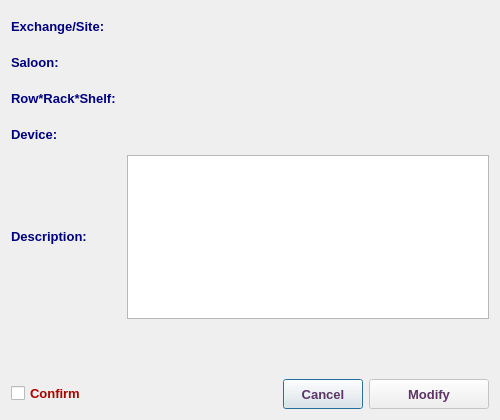
<?xml version="1.0" encoding="UTF-8"?>
<ui version="4.0">
 <class>EditDeviceDescDialog</class>
 <widget class="QDialog" name="EditDeviceDescDialog">
  <property name="windowModality">
   <enum>Qt::NonModal</enum>
  </property>
  <property name="geometry">
   <rect>
    <x>0</x>
    <y>0</y>
    <width>500</width>
    <height>420</height>
   </rect>
  </property>
  <property name="sizePolicy">
   <sizepolicy hsizetype="Fixed" vsizetype="Fixed">
    <horstretch>0</horstretch>
    <verstretch>0</verstretch>
   </sizepolicy>
  </property>
  <property name="minimumSize">
   <size>
    <width>500</width>
    <height>420</height>
   </size>
  </property>
  <property name="maximumSize">
   <size>
    <width>501</width>
    <height>421</height>
   </size>
  </property>
  <property name="font">
   <font>
    <family>Tahoma</family>
    <pointsize>10</pointsize>
   </font>
  </property>
  <property name="windowTitle">
   <string>Edit Device Description</string>
  </property>
  <property name="windowIcon">
   <iconset resource="../../../../image.qrc">
    <normaloff>:/Image/list.png</normaloff>:/Image/list.png</iconset>
  </property>
  <layout class="QVBoxLayout" name="verticalLayout">
   <item>
    <layout class="QHBoxLayout" name="horizontalLayout_7">
     <item>
      <widget class="QLabel" name="label_6">
       <property name="minimumSize">
        <size>
         <width>160</width>
         <height>30</height>
        </size>
       </property>
       <property name="maximumSize">
        <size>
         <width>160</width>
         <height>30</height>
        </size>
       </property>
       <property name="font">
        <font>
         <family>Tahoma</family>
         <pointsize>10</pointsize>
         <weight>75</weight>
         <bold>true</bold>
        </font>
       </property>
       <property name="styleSheet">
        <string notr="true">color: rgb(0, 0, 127);</string>
       </property>
       <property name="text">
        <string>Exchange/Site:</string>
       </property>
      </widget>
     </item>
     <item>
      <widget class="QLabel" name="abbrLbl">
       <property name="sizePolicy">
        <sizepolicy hsizetype="Expanding" vsizetype="Preferred">
         <horstretch>0</horstretch>
         <verstretch>0</verstretch>
        </sizepolicy>
       </property>
       <property name="minimumSize">
        <size>
         <width>200</width>
         <height>30</height>
        </size>
       </property>
       <property name="maximumSize">
        <size>
         <width>16777215</width>
         <height>30</height>
        </size>
       </property>
       <property name="font">
        <font>
         <family>Tahoma</family>
         <pointsize>10</pointsize>
         <weight>75</weight>
         <bold>true</bold>
        </font>
       </property>
       <property name="styleSheet">
        <string notr="true">color: rgb(85, 0, 127);</string>
       </property>
       <property name="text">
        <string/>
       </property>
       <property name="alignment">
        <set>Qt::AlignLeading|Qt::AlignLeft|Qt::AlignVCenter</set>
       </property>
       <property name="wordWrap">
        <bool>true</bool>
       </property>
      </widget>
     </item>
    </layout>
   </item>
   <item>
    <layout class="QHBoxLayout" name="horizontalLayout_6">
     <item>
      <widget class="QLabel" name="label_5">
       <property name="minimumSize">
        <size>
         <width>160</width>
         <height>30</height>
        </size>
       </property>
       <property name="maximumSize">
        <size>
         <width>160</width>
         <height>30</height>
        </size>
       </property>
       <property name="font">
        <font>
         <family>Tahoma</family>
         <pointsize>10</pointsize>
         <weight>75</weight>
         <bold>true</bold>
        </font>
       </property>
       <property name="styleSheet">
        <string notr="true">color: rgb(0, 0, 127);</string>
       </property>
       <property name="text">
        <string>Saloon:</string>
       </property>
      </widget>
     </item>
     <item>
      <widget class="QLabel" name="saloonLbl">
       <property name="sizePolicy">
        <sizepolicy hsizetype="Expanding" vsizetype="Preferred">
         <horstretch>0</horstretch>
         <verstretch>0</verstretch>
        </sizepolicy>
       </property>
       <property name="minimumSize">
        <size>
         <width>200</width>
         <height>30</height>
        </size>
       </property>
       <property name="maximumSize">
        <size>
         <width>16777215</width>
         <height>30</height>
        </size>
       </property>
       <property name="font">
        <font>
         <family>Tahoma</family>
         <pointsize>10</pointsize>
         <weight>75</weight>
         <bold>true</bold>
        </font>
       </property>
       <property name="styleSheet">
        <string notr="true">color: rgb(85, 0, 127);</string>
       </property>
       <property name="text">
        <string/>
       </property>
       <property name="alignment">
        <set>Qt::AlignLeading|Qt::AlignLeft|Qt::AlignVCenter</set>
       </property>
       <property name="wordWrap">
        <bool>true</bool>
       </property>
      </widget>
     </item>
    </layout>
   </item>
   <item>
    <layout class="QHBoxLayout" name="horizontalLayout_5">
     <item>
      <widget class="QLabel" name="label_4">
       <property name="minimumSize">
        <size>
         <width>160</width>
         <height>30</height>
        </size>
       </property>
       <property name="maximumSize">
        <size>
         <width>160</width>
         <height>30</height>
        </size>
       </property>
       <property name="font">
        <font>
         <family>Tahoma</family>
         <pointsize>10</pointsize>
         <weight>75</weight>
         <bold>true</bold>
        </font>
       </property>
       <property name="styleSheet">
        <string notr="true">color: rgb(0, 0, 127);</string>
       </property>
       <property name="text">
        <string>Row*Rack*Shelf:</string>
       </property>
      </widget>
     </item>
     <item>
      <widget class="QLabel" name="RRSLbl">
       <property name="sizePolicy">
        <sizepolicy hsizetype="Expanding" vsizetype="Preferred">
         <horstretch>0</horstretch>
         <verstretch>0</verstretch>
        </sizepolicy>
       </property>
       <property name="minimumSize">
        <size>
         <width>200</width>
         <height>30</height>
        </size>
       </property>
       <property name="maximumSize">
        <size>
         <width>16777215</width>
         <height>30</height>
        </size>
       </property>
       <property name="font">
        <font>
         <family>Tahoma</family>
         <pointsize>10</pointsize>
         <weight>75</weight>
         <bold>true</bold>
        </font>
       </property>
       <property name="styleSheet">
        <string notr="true">color: rgb(85, 0, 127);</string>
       </property>
       <property name="text">
        <string/>
       </property>
       <property name="wordWrap">
        <bool>true</bool>
       </property>
      </widget>
     </item>
    </layout>
   </item>
   <item>
    <layout class="QHBoxLayout" name="horizontalLayout_3">
     <item>
      <widget class="QLabel" name="label_3">
       <property name="minimumSize">
        <size>
         <width>160</width>
         <height>30</height>
        </size>
       </property>
       <property name="maximumSize">
        <size>
         <width>160</width>
         <height>30</height>
        </size>
       </property>
       <property name="font">
        <font>
         <family>Tahoma</family>
         <pointsize>10</pointsize>
         <weight>75</weight>
         <bold>true</bold>
        </font>
       </property>
       <property name="styleSheet">
        <string notr="true">color: rgb(0, 0, 127);</string>
       </property>
       <property name="text">
        <string>Device:</string>
       </property>
      </widget>
     </item>
     <item>
      <widget class="QLabel" name="deviceLbl">
       <property name="minimumSize">
        <size>
         <width>300</width>
         <height>30</height>
        </size>
       </property>
       <property name="maximumSize">
        <size>
         <width>16777215</width>
         <height>25</height>
        </size>
       </property>
       <property name="font">
        <font>
         <family>Tahoma</family>
         <pointsize>10</pointsize>
         <weight>75</weight>
         <bold>true</bold>
        </font>
       </property>
       <property name="styleSheet">
        <string notr="true">color: rgb(85, 0, 127);</string>
       </property>
       <property name="text">
        <string/>
       </property>
       <property name="wordWrap">
        <bool>true</bool>
       </property>
      </widget>
     </item>
    </layout>
   </item>
   <item>
    <layout class="QHBoxLayout" name="horizontalLayout_9">
     <item>
      <widget class="QLabel" name="label_8">
       <property name="minimumSize">
        <size>
         <width>110</width>
         <height>25</height>
        </size>
       </property>
       <property name="maximumSize">
        <size>
         <width>150</width>
         <height>25</height>
        </size>
       </property>
       <property name="font">
        <font>
         <family>Tahoma</family>
         <pointsize>10</pointsize>
         <weight>75</weight>
         <bold>true</bold>
        </font>
       </property>
       <property name="styleSheet">
        <string notr="true">color: rgb(0, 0, 127);</string>
       </property>
       <property name="text">
        <string>Description:</string>
       </property>
      </widget>
     </item>
     <item>
      <widget class="QTextEdit" name="descTE">
       <property name="minimumSize">
        <size>
         <width>300</width>
         <height>150</height>
        </size>
       </property>
       <property name="maximumSize">
        <size>
         <width>2000</width>
         <height>16777215</height>
        </size>
       </property>
       <property name="font">
        <font>
         <family>Tahoma</family>
         <pointsize>10</pointsize>
        </font>
       </property>
      </widget>
     </item>
    </layout>
   </item>
   <item>
    <spacer name="verticalSpacer">
     <property name="font">
      <font>
       <family>Tahoma</family>
       <pointsize>10</pointsize>
      </font>
     </property>
     <property name="orientation">
      <enum>Qt::Vertical</enum>
     </property>
     <property name="sizeHint" stdset="0">
      <size>
       <width>20</width>
       <height>81</height>
      </size>
     </property>
    </spacer>
   </item>
   <item>
    <layout class="QHBoxLayout" name="horizontalLayout_4">
     <item>
      <widget class="QCheckBox" name="checkBox">
       <property name="font">
        <font>
         <family>Tahoma</family>
         <pointsize>10</pointsize>
         <weight>75</weight>
         <bold>true</bold>
        </font>
       </property>
       <property name="styleSheet">
        <string notr="true">color: rgb(170, 0, 0);</string>
       </property>
       <property name="text">
        <string>Confirm</string>
       </property>
      </widget>
     </item>
     <item>
      <spacer name="horizontalSpacer">
       <property name="font">
        <font>
         <family>Tahoma</family>
         <pointsize>10</pointsize>
        </font>
       </property>
       <property name="orientation">
        <enum>Qt::Horizontal</enum>
       </property>
       <property name="sizeHint" stdset="0">
        <size>
         <width>40</width>
         <height>20</height>
        </size>
       </property>
      </spacer>
     </item>
     <item>
      <widget class="QPushButton" name="cancelBtn">
       <property name="sizePolicy">
        <sizepolicy hsizetype="Minimum" vsizetype="Preferred">
         <horstretch>0</horstretch>
         <verstretch>0</verstretch>
        </sizepolicy>
       </property>
       <property name="minimumSize">
        <size>
         <width>80</width>
         <height>30</height>
        </size>
       </property>
       <property name="maximumSize">
        <size>
         <width>150</width>
         <height>30</height>
        </size>
       </property>
       <property name="font">
        <font>
         <family>Tahoma</family>
         <pointsize>10</pointsize>
         <weight>75</weight>
         <bold>true</bold>
        </font>
       </property>
       <property name="styleSheet">
        <string notr="true">color: rgb(92, 53, 102);</string>
       </property>
       <property name="text">
        <string>Cancel</string>
       </property>
      </widget>
     </item>
     <item>
      <widget class="QPushButton" name="okBtn">
       <property name="enabled">
        <bool>false</bool>
       </property>
       <property name="sizePolicy">
        <sizepolicy hsizetype="Minimum" vsizetype="Preferred">
         <horstretch>0</horstretch>
         <verstretch>0</verstretch>
        </sizepolicy>
       </property>
       <property name="minimumSize">
        <size>
         <width>120</width>
         <height>30</height>
        </size>
       </property>
       <property name="maximumSize">
        <size>
         <width>150</width>
         <height>30</height>
        </size>
       </property>
       <property name="font">
        <font>
         <family>Tahoma</family>
         <pointsize>10</pointsize>
         <weight>75</weight>
         <bold>true</bold>
        </font>
       </property>
       <property name="styleSheet">
        <string notr="true">color: rgb(92, 53, 102);</string>
       </property>
       <property name="text">
        <string>Modify</string>
       </property>
       <property name="icon">
        <iconset resource="../../../../image.qrc">
         <normaloff>:/Image/edit.png</normaloff>:/Image/edit.png</iconset>
       </property>
       <property name="iconSize">
        <size>
         <width>20</width>
         <height>20</height>
        </size>
       </property>
      </widget>
     </item>
    </layout>
   </item>
  </layout>
 </widget>
 <tabstops>
  <tabstop>descTE</tabstop>
  <tabstop>checkBox</tabstop>
  <tabstop>okBtn</tabstop>
  <tabstop>cancelBtn</tabstop>
 </tabstops>
 <resources>
  <include location="../../../../image.qrc"/>
 </resources>
 <connections/>
</ui>
